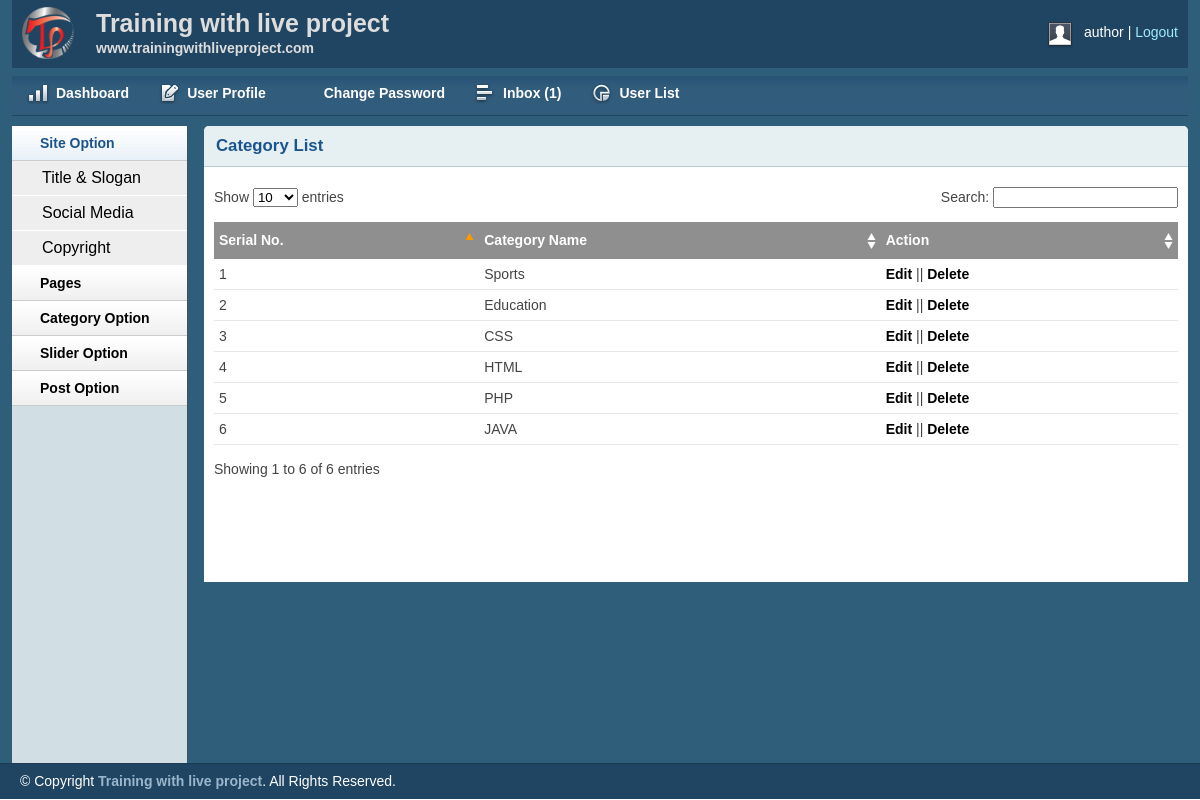
/admin/catlist.php (signed in), run on the app's committed database.
### tables this page shows
CREATE TABLE `tbl_category` (
  `id` int(11) NOT NULL,
  `name` varchar(50) NOT NULL
);

### lib/Database.php (called while the page is built, shortened)
<?php
Class Database{
	public $host   = DB_HOST;
	public $user   = DB_USER;
	public $pass   = DB_PASS;
	public $dbname = DB_NAME;
	public $link;
	private function connectDB(){
	$this->link = new mysqli($this->host, $this->user, $this->pass, $this->dbname);
 }
	public function select($query){
		$result = $this->link->query($query) or die($this->link->error.__LINE__);
		if($result->num_rows > 0){
			return $result;
		} else {
			return false;
		}
	}
}

### admin/catlist.php (the view, shortened to what this page needs)
<?php include 'inc/header.php'; ?>
<?php include 'inc/sidebar.php'; ?>
<div class="grid_10">
    <div class="box round first grid">
        <h2>Category List</h2>
        <div class="block">
            <table class="data display datatable" id="example">
            <thead>
                <tr>
                    <th>Serial No.</th>
                    <th>Category Name</th>
                    <th>Action</th>
                </tr>
            </thead>
            <tbody>
            <?php
                $query = "SELECT * FROM tbl_category ORDER BY id desc";
                $category = $db->select($query);
                if ($category) {
                    $i = 0;
                        while ($result = $category->fetch_assoc()){
                    $i++;
            ?>
                <tr class="odd gradeX">
                    <td><?php echo $i; ?></td>
                    <td><?php echo $result['name']; ?></td>
                    <td><a href="editcat.php?catid=<?php echo $result['id'];?>">Edit</a> || <a onclick="return confirm('Are you sure to Delete!')" href="?delcat=<?php echo $result['id']; ?>">Delete</a></td>
                </tr>
            <?php } }?>
            </tbody>
        </table>
       </div>
    </div>
</div>
<?php include 'inc/footer.php'; ?>

### admin/css/layout.css (style rules this page uses)
body { background: #fff none repeat scroll 0 0; color: #444; font-size: 14px; padding: 0; }
a { color: #000; font-weight:bold; text-decoration: none; }
h1, h2, h3, h4, h5, h6 { line-height:1.2em; margin-bottom:.3em; }
h2 { margin-top:1em; }
.box { background:#fff; margin-bottom:20px; padding:10px 10px 10px 10px; margin-left:-8px; }
.box.grid { padding-bottom:40px; }
.box.round { -moz-border-radius: 5px 5px 0px 0px; -webkit-border-radius: 5px 5px 0px 0px; border-radius: 5px 5px 0px 0px; }
.box h2 { font-size:1.2em; font-weight:bold; color:#1B548D; background:#E6F0F3; margin:-10px -10px 0 -10px; padding:10px 12px; border-bottom:1px solid #B3CBD6; -moz-border-radius: 5px 5px 0px 0px; -webkit-border-radius: 5px 5px 0px 0px; border-radius: 5px 5px 0px 0px; }
.box.first { min-height: 406px; }
.block { padding-top:20px; }
.block { padding-bottom:1px; }
table.display { margin: 0 auto; clear: both; width: 100%; }
.sorting_asc { background: #8f8f8f url(../img/table/sort_asc.png) no-repeat center right; padding:8px 5px; text-align:left; color:#fff; }
.sorting { background:#8f8f8f url(../img/table/sort_both.png) no-repeat center right; padding:8px 5px; text-align:left; color:#fff; }
tr.odd { height: 30px; line-height: 30px; border-bottom:1px solid #e6e6e6; }
tr.even { height: 30px; line-height: 30px; border-bottom:1px solid #e6e6e6; }
tr.odd td, tr.even td { padding-left:5px; }

### data on the page
tbl_category: name "Sports"
tbl_category: name "Education"
tbl_category: name "CSS"
tbl_category: name "HTML"
tbl_category: name "PHP"
tbl_category: name "JAVA"

### other printed values
Session::get('username') "author"
$count "1"
